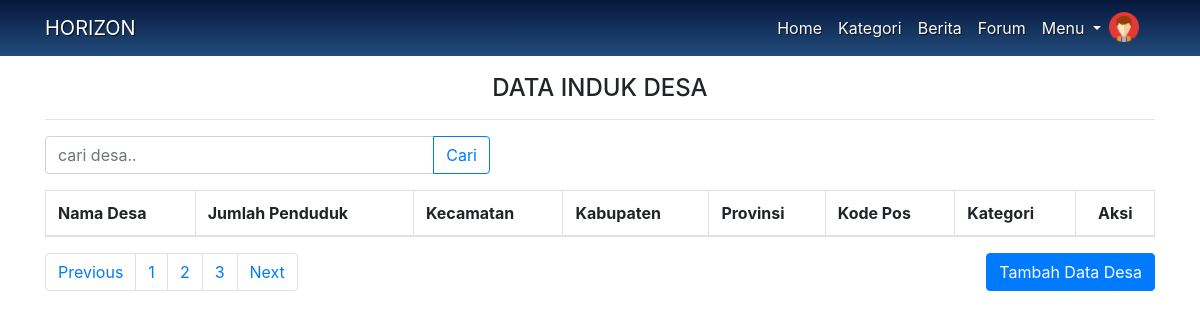
The page /index.php/controller/desa on the database as committed earlier.
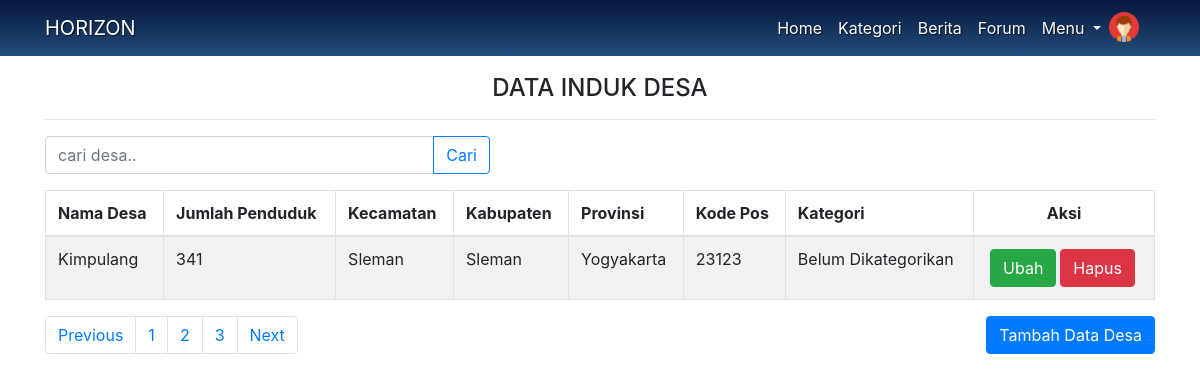
The same page on the database as committed later.
### tables this page shows
CREATE TABLE `m_data_destana` (
  `id_destana` int(11) NOT NULL,
  `nama_destana` varchar(100) NOT NULL,
  `nama_kepala_destana` varchar(100) NOT NULL,
  `jenis_destana` varchar(100) NOT NULL,
  `jumlah_penduduk` int(11) NOT NULL,
  `alamat` varchar(200) NOT NULL,
  `provinsi` varchar(50) NOT NULL,
  `kabupaten` varchar(50) NOT NULL,
  `kecamatan` varchar(50) NOT NULL,
  `kelurahan` varchar(50) NOT NULL,
  `kode_pos` int(15) NOT NULL
);

### application/controllers/controller.php (called while the page is built, shortened)
<?php
class controller extends CI_Controller {
	function __construct() {
		$this->load->library(array('form_validation'));
		$this->load->helper(array('form', 'url'));
		$this->load->model('M_model');
	}
	public function desa(){
		$desa = $this->M_model->GetDesa();
		$this->load->view('desa', array('desa' => $desa));
	}
}

### index.php (called while the page is built, shortened)
<?php
require_once BASEPATH.'core/CodeIgniter.php';

### application/models/M_model.php (called while the page is built, shortened)
<?php
class M_model extends CI_Model{
    public function GetDesa($where=""){
        $desa = $this->db->query('SELECT * FROM m_data_destana'.$where);
        return $desa->result_array();
    }
  }
  ?>

### application/views/desa.php (the view, shortened to what this page needs)
<?php require 'f_header.php'; ?>
    <div class="container mt-4 text-center" style="padding-top:50px">
      <h4>DATA INDUK DESA</h4><hr/>
    <div class="row mt-1">
      <div class="col-lg-5">
          <form action="" method="post">
            <div class="input-group">
              <input type="text" class="form-control" placeholder="cari desa.." name="keyword" autocomplete="off">
              <div class="input-group-append">
                <button class="btn btn-outline-primary" type="submit" id="tombolCari">Cari</button>
              </div>
            </div>
          </form>
        </div>
      </div>
      <div class="table-responsive">
        <table class="table table-bordered table-striped">
          <thead>
              <tr>
                <th>Nama Desa</th>
                <th>Jumlah Penduduk</th>
                <th>Kecamatan</th>
                <th>Kabupaten</th>
                <th>Provinsi</th>
                <th>Kode Pos</th>
                <th>Kategori</th>
                <th class="text-center">Aksi</th>
              </tr>
          </thead>
          <?php foreach ($desa as $d) { ?>
              <tr>
                <td><?= $d['nama_destana']; ?></td>
                <td><?= $d['jumlah_penduduk']; ?></td>
                <td><?= $d['kecamatan']; ?></td>
                <td><?= $d['kabupaten']; ?></td>
                <td><?= $d['provinsi']; ?></td>
                <td><?= $d['kode_pos']; ?></td>
                <td><?= $d['jenis_destana']; ?></td>
                <td>
                  <a class="btn btn-success float-left ml-1" href="<?= base_url()."controller/edit_data/".$d['id_destana'];?>">Ubah</a>
                  <a class="btn btn-danger float-left ml-1" href="<?= base_url()."controller/hapusdesa/".$d['id_destana'];?>" onclick="return confirm('Anda Yakin Ingin Menghapus Data Ini?')">Hapus</a>
                </td>
              </tr>
              <?php } ?>
            </table>
          </div>
          <div class="row">
            <div class="col-md-6">
            <nav aria-label="Page navigation example">
              <ul class="pagination col-auto">
                <li class="page-item"><a class="page-link" href="#">Previous</a></li>
                <li class="page-item"><a class="page-link" href="#">1</a></li>
                <li class="page-item"><a class="page-link" href="#">2</a></li>
                <li class="page-item"><a class="page-link" href="#">3</a></li>
                <li class="page-item"><a class="page-link" href="#">Next</a></li>
              </ul>
            </nav>
            </div>
          <div class="col-md-6 text-right">
            <a class="btn btn-primary" href="<?= base_url()."controller/tambahdesa";?>">Tambah Data Desa</a>
            </div>
          </div>
    </div>
<?php require 'footer.php'; ?>

### application/views/f_header.php (shortened to what this page needs)
<!doctype html>
<html lang="en">
  <head>
    <link rel="stylesheet" href="<?php echo base_url() ?>assets/css/bootstrap.css">
    <link rel="stylesheet" href="<?php echo base_url() ?>assets/style/header.css">
    <link rel="stylesheet" href="<?= base_url() ?>assets/style/login.css">
  </head>
  <body>
    <nav class="navbar fixed-top navbar-expand-lg navbar-dark fasilitator">
    <div class="container">
      <a class="navbar-brand" href="<?= base_url()."controller/fasilitator"; ?>">HORIZON</a>
      <div class="collapse navbar-collapse" id="navbarNavAltMarkup">
        <div class="navbar-nav ml-auto">
          <a class="nav-item nav-link active" href="<?= base_url()."controller/fasilitator"; ?>">Home <span class="sr-only">(current)</span></a>
          <a class="nav-item nav-link active" href="<?php echo base_url()."controller/kategori"; ?>">Kategori</a>
          <a class="nav-item nav-link active" href="<?php echo base_url()."controller/berita"; ?>">Berita</a>
          <a class="nav-item nav-link active" href="<?php echo base_url()."controller/forum"; ?>">Forum</a>
          <li class="nav-item dropdown">
            <a class="nav-link dropdown-toggle active" href="#" id="navbarDropdown" role="button" data-toggle="dropdown" aria-haspopup="true" aria-expanded="false">
              Menu
            </a>
          </li>
          <img src="<?= base_url()?>assets/img/p1.png" class="foto mt-1" alt="..." class="rounded-circle">
          <a class="nav-item nav-link active" href="<?= base_url()."controller/profil"?>"><?php echo $this->session->userdata('ses_nama')?></a>
        </div>
      </div>
    </div>
  </nav>

### application/views/footer.php (shortened to what this page needs)
    </body>
</html>

### assets/style/header.css (style rules this page uses)
.navbar { z-index: 1; }
.navbar-brand, .nav-link { color: rgb(253, 253, 253) !important; text-shadow: 1px 1px 1px rgba(0, 0, 0, 0.7); }
.fasilitator { background-image: linear-gradient(#06173b, #224c7c); }
html, body, #map-canvas { height: 100%; margin: 0; padding: 0; }
.foto { height: 30px; width: 30px; }
@media (min-width: 992px) { .foto { display: block; height: 30px; } }

Rows that differ between the two databases and show on the page:
added m_data_destana: nama_destana "Kimpulang", jumlah_penduduk "341", kecamatan "Sleman", kabupaten "Sleman", provinsi "Yogyakarta", kode_pos "23123", jenis_destana "Belum Dikategorikan"
